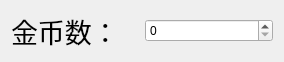
<?xml version="1.0" encoding="UTF-8"?>
<ui version="4.0">
 <class>Coins</class>
 <widget class="QWidget" name="Coins">
  <property name="geometry">
   <rect>
    <x>0</x>
    <y>0</y>
    <width>284</width>
    <height>57</height>
   </rect>
  </property>
  <property name="windowTitle">
   <string>Form</string>
  </property>
  <layout class="QHBoxLayout" name="horizontalLayout">
   <item>
    <widget class="QLabel" name="label">
     <property name="font">
      <font>
       <family>华文新魏</family>
       <pointsize>20</pointsize>
      </font>
     </property>
     <property name="text">
      <string>金币数：</string>
     </property>
    </widget>
   </item>
   <item>
    <widget class="QSpinBox" name="spinBox"/>
   </item>
  </layout>
 </widget>
 <resources/>
 <connections/>
</ui>
